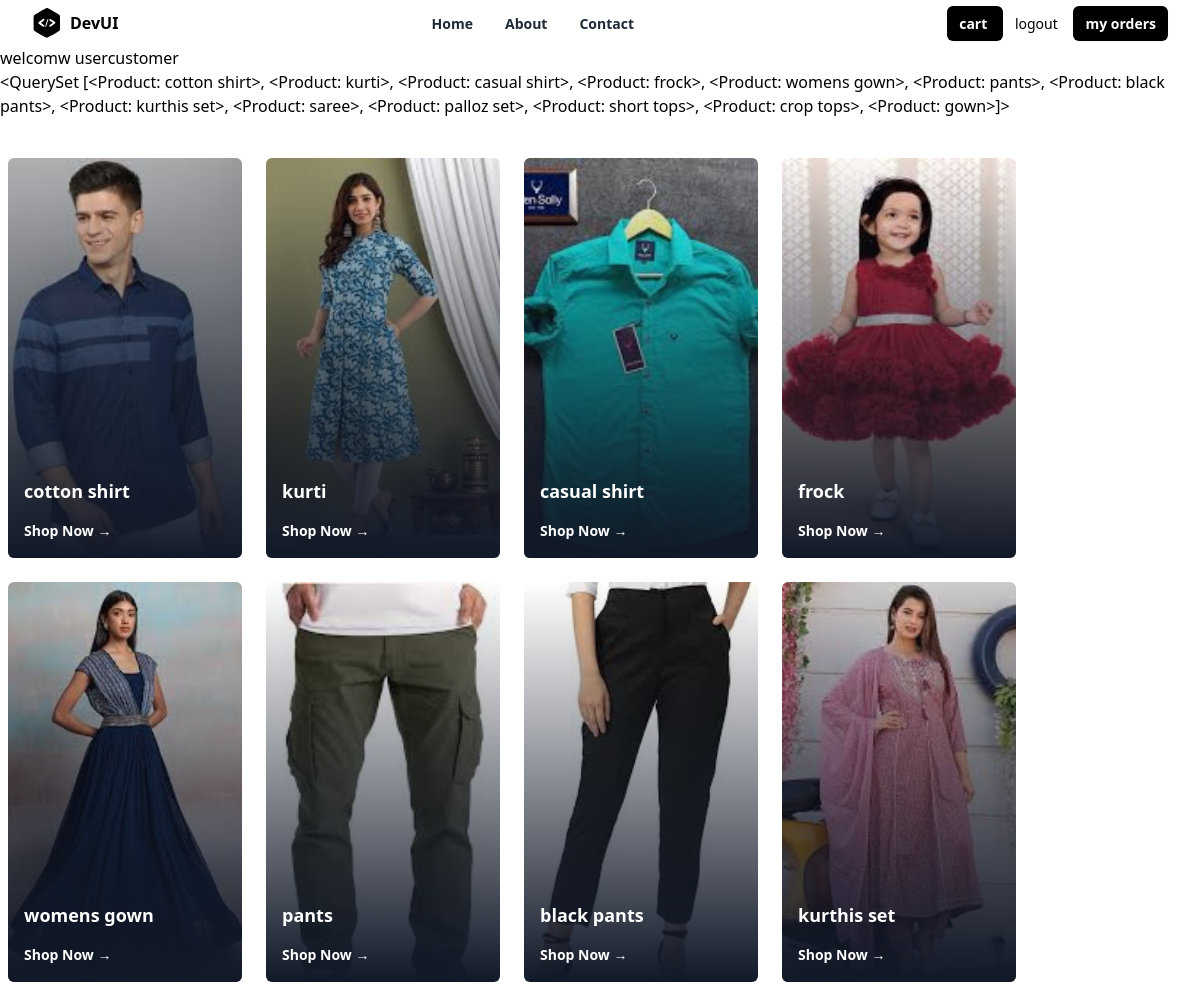
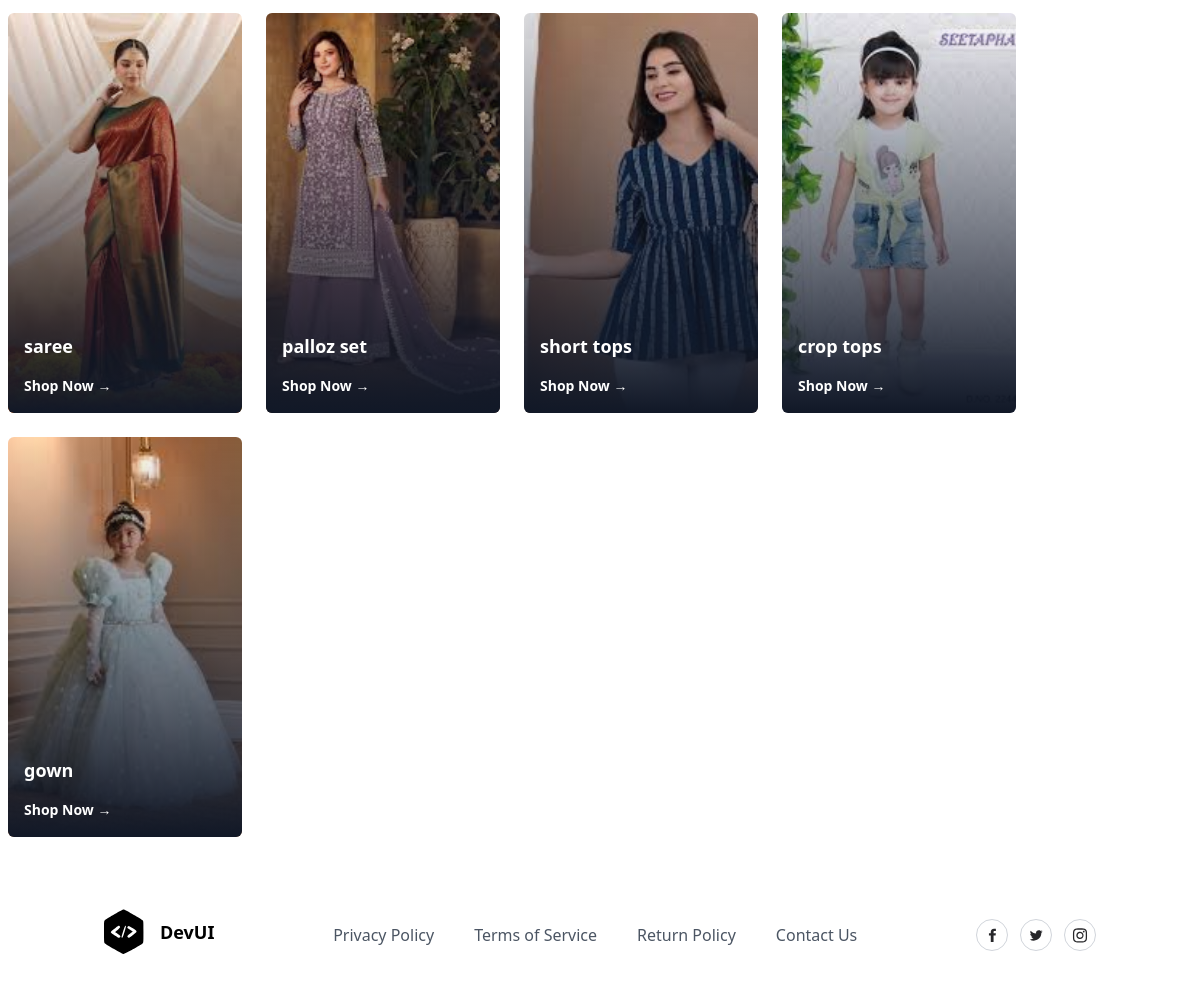
/index/ (signed in), run on the app's committed database (2 pictures, top to bottom).
### store/models.py (models this page shows)
class Product(models.Model):
    title=models.CharField(max_length=200)
    description=models.TextField(null=True,blank=True)
    price=models.PositiveIntegerField()
    image=models.ImageField(upload_to="productimages",null=True,default="product_images/default.jpg")
    size_object=models.ManyToManyField(Size)
    brand_object=models.ForeignKey(Brand,on_delete=models.CASCADE)
    category_object=models.ForeignKey(Category,on_delete=models.CASCADE)
    tag_object=models.ManyToManyField(Tag)
    created_date=models.DateTimeField(auto_now_add=True)
    updated_at=models.DateTimeField(auto_now=True)
    is_active=models.BooleanField(default=True)
    def __str__(self):
        return self.title

### store/views.py (the view)
# urls.py: path("index/",views.IndexView.as_view(),name="index"),
class IndexView(View):
    def get(self,request,*args,**kwargs):
        qs=Product.objects.all()
        return render(request,"index.html",{"data":qs})

### store/templates/index.html (shortened to what this page needs)
{%extends "base.html"%}
{%block main_block%}
    <h1>welcomw user{{request.user}}</h1>
        {{data}}
    <div class="container">
        <div class="mx-auto grid w-full max-w-7xl items-center space-y-4 px-2 py-10 md:grid-cols-2 md:gap-6 md:space-y-0 lg:grid-cols-4">
           {%for p in data%}
           <div class="relative aspect-[16/9]  w-auto rounded-md md:aspect-auto md:h-[400px]">
            <img
              src="{{p.image.url}}"
              alt="AirMax Pro"
              class="z-0 h-full w-full rounded-md object-cover"
            />
            <div class="absolute inset-0 rounded-md bg-gradient-to-t from-gray-900 to-transparent"></div>
            <div class="absolute bottom-4 left-4 text-left">
              <h1 class="text-lg font-semibold text-white">{{p.title}}</h1>
              <a href="{%url 'details' p.id%}" class="mt-2 inline-flex cursor-pointer items-center text-sm font-semibold text-white">
                Shop Now →
              </a>
            </div>
          </div>
           {%endfor%}
          </div>
    </div>
{%endblock%}

### data on the page
Product: title.title "<QuerySet [<Product: cotton shirt>, <Product: kurti>, <Product: casual shirt>, <Product: frock>, <Product: womens gown>, <Product: pants>, <Product: black pants>, <Product: kurthis set>, <Product: saree>, <Product: palloz set>, <Product: short tops>, <Product: crop tops>, <Product: gown>]>", image (picture), title "cotton shirt"
Product: image (picture), title "kurti"
Product: image (picture), title "casual shirt"
Product: image (picture), title "frock"
Product: image (picture), title "womens gown"
Product: image (picture), title "pants"
Product: image (picture), title "black pants"
Product: image (picture), title "kurthis set"
Product: image (picture), title "saree"
Product: image (picture), title "palloz set"
Product: image (picture), title "short tops"
Product: image (picture), title "crop tops"
Product: image (picture), title "gown"

### other printed values
{{ request.user }} "customer"
